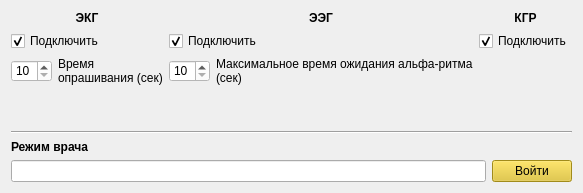
        <widget class="QWidget" name="settings">
         <attribute name="title">
          <string>Настройки</string>
         </attribute>
         <layout class="QVBoxLayout" name="verticalLayout_2">
          <item>
           <layout class="QGridLayout" name="gridLayout_3">
            <item row="2" column="1">
             <layout class="QHBoxLayout" name="horizontalLayout_6">
              <item>
               <widget class="QSpinBox" name="timeEEG">
                <property name="styleSheet">
                 <string notr="true">background-color: rgb(255, 255, 255);
</string>
                </property>
                <property name="alignment">
                 <set>Qt::AlignLeading|Qt::AlignLeft|Qt::AlignVCenter</set>
                </property>
                <property name="minimum">
                 <number>10</number>
                </property>
                <property name="maximum">
                 <number>20</number>
                </property>
               </widget>
              </item>
              <item>
               <widget class="QLabel" name="label_11">
                <property name="text">
                 <string>Максимальное время ожидания альфа-ритма (сек)</string>
                </property>
                <property name="textFormat">
                 <enum>Qt::MarkdownText</enum>
                </property>
                <property name="scaledContents">
                 <bool>true</bool>
                </property>
                <property name="wordWrap">
                 <bool>true</bool>
                </property>
               </widget>
              </item>
             </layout>
            </item>
            <item row="1" column="1">
             <widget class="QCheckBox" name="checkEEG">
              <property name="layoutDirection">
               <enum>Qt::LeftToRight</enum>
              </property>
              <property name="text">
               <string>Подключить</string>
              </property>
              <property name="checked">
               <bool>true</bool>
              </property>
             </widget>
            </item>
            <item row="0" column="2">
             <widget class="QLabel" name="label_9">
              <property name="font">
               <font>
                <weight>75</weight>
                <bold>true</bold>
               </font>
              </property>
              <property name="text">
               <string>КГР</string>
              </property>
              <property name="alignment">
               <set>Qt::AlignCenter</set>
              </property>
             </widget>
            </item>
            <item row="1" column="0">
             <widget class="QCheckBox" name="checkECG">
              <property name="text">
               <string>Подключить</string>
              </property>
              <property name="checked">
               <bool>true</bool>
              </property>
             </widget>
            </item>
            <item row="1" column="2">
             <widget class="QCheckBox" name="checkGSR">
              <property name="text">
               <string>Подключить</string>
              </property>
              <property name="checked">
               <bool>true</bool>
              </property>
             </widget>
            </item>
            <item row="0" column="0">
             <widget class="QLabel" name="label_7">
              <property name="font">
               <font>
                <weight>75</weight>
                <bold>true</bold>
               </font>
              </property>
              <property name="text">
               <string>ЭКГ</string>
              </property>
              <property name="alignment">
               <set>Qt::AlignCenter</set>
              </property>
             </widget>
            </item>
            <item row="0" column="1">
             <widget class="QLabel" name="label_8">
              <property name="font">
               <font>
                <weight>75</weight>
                <bold>true</bold>
               </font>
              </property>
              <property name="text">
               <string>ЭЭГ</string>
              </property>
              <property name="alignment">
               <set>Qt::AlignCenter</set>
              </property>
             </widget>
            </item>
            <item row="2" column="0">
             <layout class="QHBoxLayout" name="horizontalLayout_5">
              <item>
               <widget class="QSpinBox" name="timeECG">
                <property name="layoutDirection">
                 <enum>Qt::LeftToRight</enum>
                </property>
                <property name="styleSheet">
                 <string notr="true">background-color: rgb(255, 255, 255);
</string>
                </property>
                <property name="minimum">
                 <number>10</number>
                </property>
                <property name="maximum">
                 <number>60</number>
                </property>
               </widget>
              </item>
              <item>
               <widget class="QLabel" name="label_10">
                <property name="text">
                 <string>Время &lt;br&gt;опрашивания (сек)</string>
                </property>
                <property name="textFormat">
                 <enum>Qt::RichText</enum>
                </property>
               </widget>
              </item>
             </layout>
            </item>
           </layout>
          </item>
          <item>
           <spacer name="verticalSpacer_4">
            <property name="orientation">
             <enum>Qt::Vertical</enum>
            </property>
            <property name="sizeHint" stdset="0">
             <size>
              <width>20</width>
              <height>40</height>
             </size>
            </property>
           </spacer>
          </item>
          <item>
           <widget class="Line" name="line_4">
            <property name="orientation">
             <enum>Qt::Horizontal</enum>
            </property>
           </widget>
          </item>
          <item>
           <layout class="QGridLayout" name="gridLayout_4">
            <item row="1" column="1">
             <widget class="QPushButton" name="btnPassword">
              <property name="styleSheet">
               <string notr="true">background-color: rgb(225, 194, 36);</string>
              </property>
              <property name="text">
               <string>Войти</string>
              </property>
             </widget>
            </item>
            <item row="1" column="0">
             <widget class="QLineEdit" name="password">
              <property name="echoMode">
               <enum>QLineEdit::Password</enum>
              </property>
             </widget>
            </item>
            <item row="0" column="0">
             <widget class="QLabel" name="label_12">
              <property name="font">
               <font>
                <weight>75</weight>
                <bold>true</bold>
               </font>
              </property>
              <property name="text">
               <string>Режим врача</string>
              </property>
             </widget>
            </item>
           </layout>
          </item>
         </layout>
        </widget>
